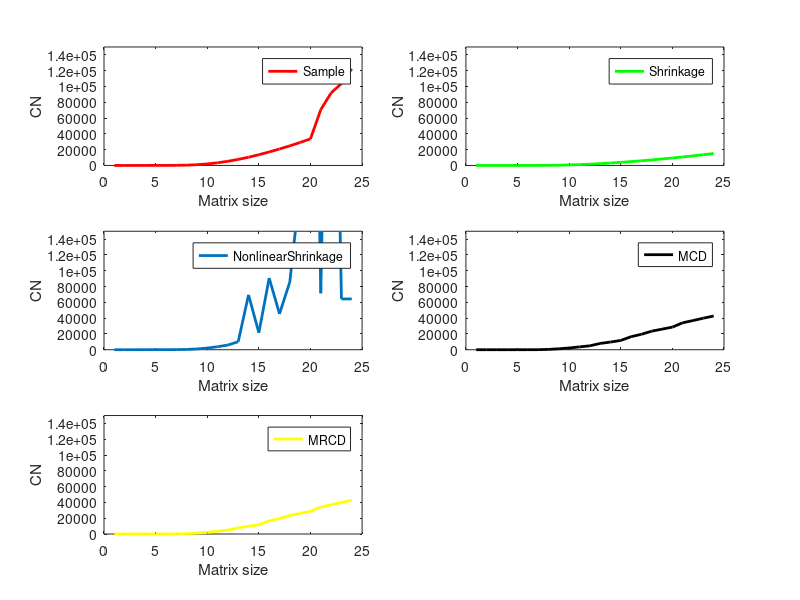

Source code (MATLAB):
close all; clear; clc;

%==========================================================================
%
%
%Figure3.5: condition number of covariance matrices
%
%
%==========================================================================

load("Figure3_11and12")

nasset=length(cov_sample);


for i=1:nasset
%compute eigenvalues
lambda=eig(cov_sample(1:i,1:i));
%compute conditioning number
CS(i,1)=lambda (end)/lambda(1);
a(i,1) = cond(cov_sample(1:i,1:i));
end

for i=1:nasset
%compute eigenvalues
lambda=eig(cov_shrinkage(1:i,1:i));
%compute conditioning number
CSS(i,1)=lambda (end)/lambda(1);
a(i,2) = cond(cov_shrinkage(1:i,1:i));
end

for i=1:nasset
%compute eigenvalues
lambda=eig(cov_Nshrinkage(1:i,1:i));
%compute conditioning number
CNS(i,1)=lambda (end)/lambda(1);
a(i,3) = cond(cov_Nshrinkage(1:i,1:i));
end

for i=1:nasset
%compute eigenvalues
lambda=eig(cov_MCD(1:i,1:i));
%compute conditioning number
CMCD(i,1)=lambda (end)/lambda(1);
a(i,4) = cond(cov_MCD(1:i,1:i));
end

for i=1:nasset
%compute eigenvalues
lambda=eig(cov_MCD(1:i,1:i));
%compute conditioning number
CMRCD(i,1)=lambda (end)/lambda(1);
a(i,5) = cond(cov_MCD(1:i,1:i));
end



%plot
subplot(3,2,1)
plot([1:nasset],CS,'-r')
legend('Sample')
xlabel('Matrix size')
ylabel('CN')
set(findall(gca, 'Type', 'Line'),'LineWidth',2);

subplot(3,2,2)
plot([1:nasset],CSS, '-g')
xlabel('Matrix size')
ylabel('CN')
legend('Shrinkage')
set(findall(gca, 'Type', 'Line'),'LineWidth',2);

subplot(3,2,3)
plot([1:nasset],CNS)
xlabel('Matrix size')
ylabel('CN')
legend('NonlinearShrinkage')
set(findall(gca, 'Type', 'Line'),'LineWidth',2);

subplot(3,2,4)
plot([1:nasset],CMCD, '-k')
xlabel('Matrix size')
ylabel('CN')
legend('MCD')
set(findall(gca, 'Type', 'Line'),'LineWidth',2);

subplot(3,2,5)
plot([1:nasset],CMRCD, '-y')
%axis([0 30 -20 150000])
xlabel('Matrix size')
ylabel('CN')
legend('MRCD')
set(findall(gca, 'Type', 'Line'),'LineWidth',2);




%plot
subplot(3,2,1)
plot([1:nasset],a(:,1),'-r')
axis([0 25 0 10^4*15])
legend('Sample')
xlabel('Matrix size')
ylabel('CN')
set(findall(gca, 'Type', 'Line'),'LineWidth',2);

subplot(3,2,2)
plot([1:nasset],a(:,2), '-g')
axis([0 25 0 10^4*15])
xlabel('Matrix size')
ylabel('CN')
legend('Shrinkage')
set(findall(gca, 'Type', 'Line'),'LineWidth',2);

subplot(3,2,3)
plot([1:nasset],a(:,3))
axis([0 25 0 10^4*15])
xlabel('Matrix size')
ylabel('CN')
legend('NonlinearShrinkage')
set(findall(gca, 'Type', 'Line'),'LineWidth',2);

subplot(3,2,4)
plot([1:nasset],a(:,4), '-k')
axis([0 25 0 10^4*15])
xlabel('Matrix size')
ylabel('CN')
legend('MCD')
set(findall(gca, 'Type', 'Line'),'LineWidth',2);

subplot(3,2,5)
plot([1:nasset],a(:,5), '-y')
axis([0 25 0 10^4*15])
xlabel('Matrix size')
ylabel('CN')
legend('MRCD')
set(findall(gca, 'Type', 'Line'),'LineWidth',2);
